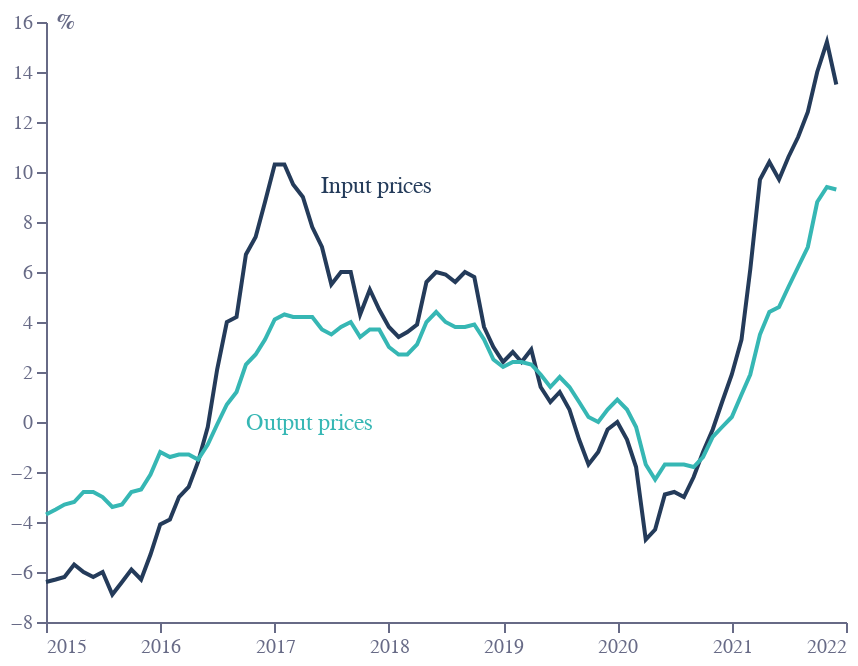

Source (notebook cell):
### Code cell
base = alt.Chart(f3).encode(
    x=alt.X(
        "date:T",
        sort=[],
        axis=alt.Axis(
            grid=False,
            title="",
            labelColor=colors["eco-gray"],
            titleColor=colors["eco-gray"],
            tickColor=colors["eco-gray"],
            domainColor=colors["eco-gray"],
            tickCount=10,
            orient="bottom",
            labelAngle=0,
        ),
    )
)
line1 = base.mark_line(color=colors["eco-blue"]).encode(
    y=alt.Y(
        "in:Q",
        sort=[],
        axis=alt.Axis(
            grid=False,
            title="%",
            titleX=5,
            titleY=5,
            titleBaseline="bottom",
            titleAngle=0,
            titleAlign="left",
            labelColor=colors["eco-gray"],
            titleColor=colors["eco-gray"],
            tickColor=colors["eco-gray"],
            domainColor=colors["eco-gray"],
        ),
    )
)
line2 = base.mark_line(color=colors["eco-turquiose"]).encode(y=alt.Y("out:Q", sort=[]))
label1 = (
    alt.Chart(
        pd.DataFrame({"x": "2017-11-22", "y": 9.5, "t": "Input prices"}, index=[0])
    )
    .mark_text(color=colors["eco-blue"], size=12)
    .encode(x="x:T", y=alt.Y("y:Q"), text="t:N")
)
label2 = (
    alt.Chart(
        pd.DataFrame({"x": "2017-04-22", "y": 0, "t": "Output prices"}, index=[0])
    )
    .mark_text(color=colors["eco-turquiose"], size=12)
    .encode(x="x:T", y=alt.Y("y:Q"), text="t:N")
)
layer1 = (
    ((line1 + line2 + label1 + label2).properties(height=300, width=400))
    .configure_view(stroke=None)
    .properties(title="")
)

layer1.save("visualisation/" + f + ".json")
layer1.save("visualisation/" + f + ".png")
open("README.md", "a").write(readme)
layer1

### Figure 1 — Vega-Lite specification as saved in the notebook (floating-point values rounded to 4 significant figures)
{"config": {"view": {"continuousWidth": 400, "continuousHeight": 300, "stroke": null}}, "layer": [{"mark": {"type": "line", "color": "#243B5A"}, "encoding": {"x": {"type": "temporal", "axis": {"domainColor": "#676A86", "grid": false, "labelAngle": 0, "labelColor": "#676A86", "orient": "bottom", "tickColor": "#676A86", "tickCount": 10, "title": "", "titleColor": "#676A86"}, "field": "date", "sort": []}, "y": {"type": "quantitative", "axis": {"domainColor": "#676A86", "grid": false, "labelColor": "#676A86", "tickColor": "#676A86", "title": "%", "titleAlign": "left", "titleAngle": 0, "titleBaseline": "bottom", "titleColor": "#676A86", "titleX": 5, "titleY": 5}, "field": "in", "sort": []}}}, {"mark": {"type": "line", "color": "#36B7B4"}, "encoding": {"x": {"type": "temporal", "axis": {"domainColor": "#676A86", "grid": false, "labelAngle": 0, "labelColor": "#676A86", "orient": "bottom", "tickColor": "#676A86", "tickCount": 10, "title": "", "titleColor": "#676A86"}, "field": "date", "sort": []}, "y": {"type": "quantitative", "field": "out", "sort": []}}}, {"data": {"name": "data-6d5bc08258e54cec74a0c9c5f9c385fb"}, "mark": {"type": "text", "color": "#243B5A", "size": 12}, "encoding": {"text": {"type": "nominal", "field": "t"}, "x": {"type": "temporal", "field": "x"}, "y": {"type": "quantitative", "field": "y"}}}, {"data": {"name": "data-8e0ab739ea56d0376f8d7f25567c7251"}, "mark": {"type": "text", "color": "#36B7B4", "size": 12}, "encoding": {"text": {"type": "nominal", "field": "t"}, "x": {"type": "temporal", "field": "x"}, "y": {"type": "quantitative", "field": "y"}}}], "data": {"name": "data-9498ad8c29e3247077333a2276777b72"}, "height": 300, "title": "", "width": 400, "$schema": "https://vega.github.io/schema/vega-lite/v4.8.1.json", "datasets": {"data-9498ad8c29e3247077333a2276777b72": [{"date": "2015-01-01 00:00:00", "out": -3.7, "in": -6.4}, {"date": "2015-02-01 00:00:00", "out": -3.5, "in": -6.3}, {"date": "2015-03-01 00:00:00", "out": -3.3, "in": -6.2}, {"date": "2015-04-01 00:00:00", "out": -3.2, "in": -5.7}, {"date": "2015-05-01 00:00:00", "out": -2.8, "in": -6.0}, {"date": "2015-06-01 00:00:00", "out": -2.8, "in": -6.2}, {"date": "2015-07-01 00:00:00", "out": -3.0, "in": -6.0}, {"date": "2015-08-01 00:00:00", "out": -3.4, "in": -6.9}, {"date": "2015-09-01 00:00:00", "out": -3.3, "in": -6.4}, {"date": "2015-10-01 00:00:00", "out": -2.8, "in": -5.9}, {"date": "2015-11-01 00:00:00", "out": -2.7, "in": -6.3}, {"date": "2015-12-01 00:00:00", "out": -2.1, "in": -5.3}, {"date": "2016-01-01 00:00:00", "out": -1.2, "in": -4.1}, {"date": "2016-02-01 00:00:00", "out": -1.4, "in": -3.9}, {"date": "2016-03-01 00:00:00", "out": -1.3, "in": -3.0}, {"date": "2016-04-01 00:00:00", "out": -1.3, "in": -2.6}, {"date": "2016-05-01 00:00:00", "out": -1.5, "in": -1.6}, {"date": "2016-06-01 00:00:00", "out": -0.9, "in": -0.2}, {"date": "2016-07-01 00:00:00", "out": -0.1, "in": 2.1}, {"date": "2016-08-01 00:00:00", "out": 0.7, "in": 4.0}, {"date": "2016-09-01 00:00:00", "out": 1.2, "in": 4.2}, {"date": "2016-10-01 00:00:00", "out": 2.3, "in": 6.7}, {"date": "2016-11-01 00:00:00", "out": 2.7, "in": 7.4}, {"date": "2016-12-01 00:00:00", "out": 3.3, "in": 8.8}, {"date": "2017-01-01 00:00:00", "out": 4.1, "in": 10.3}, {"date": "2017-02-01 00:00:00", "out": 4.3, "in": 10.3}, {"date": "2017-03-01 00:00:00", "out": 4.2, "in": 9.5}, {"date": "2017-04-01 00:00:00", "out": 4.2, "in": 9.0}, {"date": "2017-05-01 00:00:00", "out": 4.2, "in": 7.8}, {"date": "2017-06-01 00:00:00", "out": 3.7, "in": 7.0}, {"date": "2017-07-01 00:00:00", "out": 3.5, "in": 5.5}, {"date": "2017-08-01 00:00:00", "out": 3.8, "in": 6.0}, {"date": "2017-09-01 00:00:00", "out": 4.0, "in": 6.0}, {"date": "2017-10-01 00:00:00", "out": 3.4, "in": 4.3}, {"date": "2017-11-01 00:00:00", "out": 3.7, "in": 5.3}, {"date": "2017-12-01 00:00:00", "out": 3.7, "in": 4.5}, {"date": "2018-01-01 00:00:00", "out": 3.0, "in": 3.8}, {"date": "2018-02-01 00:00:00", "out": 2.7, "in": 3.4}, {"date": "2018-03-01 00:00:00", "out": 2.7, "in": 3.6}, {"date": "2018-04-01 00:00:00", "out": 3.1, "in": 3.9}, {"date": "2018-05-01 00:00:00", "out": 4.0, "in": 5.6}, {"date": "2018-06-01 00:00:00", "out": 4.4, "in": 6.0}, {"date": "2018-07-01 00:00:00", "out": 4.0, "in": 5.9}, {"date": "2018-08-01 00:00:00", "out": 3.8, "in": 5.6}, {"date": "2018-09-01 00:00:00", "out": 3.8, "in": 6.0}, {"date": "2018-10-01 00:00:00", "out": 3.9, "in": 5.8}, {"date": "2018-11-01 00:00:00", "out": 3.3, "in": 3.8}, {"date": "2018-12-01 00:00:00", "out": 2.5, "in": 3.0}, {"date": "2019-01-01 00:00:00", "out": 2.2, "in": 2.4}, {"date": "2019-02-01 00:00:00", "out": 2.4, "in": 2.8}, {"date": "2019-03-01 00:00:00", "out": 2.4, "in": 2.4}, {"date": "2019-04-01 00:00:00", "out": 2.3, "in": 2.9}, {"date": "2019-05-01 00:00:00", "out": 1.9, "in": 1.4}, {"date": "2019-06-01 00:00:00", "out": 1.4, "in": 0.8}, {"date": "2019-07-01 00:00:00", "out": 1.8, "in": 1.2}, {"date": "2019-08-01 00:00:00", "out": 1.4, "in": 0.5}, {"date": "2019-09-01 00:00:00", "out": 0.8, "in": -0.7}, {"date": "2019-10-01 00:00:00", "out": 0.2, "in": -1.7}, {"date": "2019-11-01 00:00:00", "out": 0.0, "in": -1.2}, {"date": "2019-12-01 00:00:00", "out": 0.5, "in": -0.3}, {"date": "2020-01-01 00:00:00", "out": 0.9, "in": 0.0}, {"date": "2020-02-01 00:00:00", "out": 0.5, "in": -0.7}, {"date": "2020-03-01 00:00:00", "out": -0.2, "in": -1.8}, {"date": "2020-04-01 00:00:00", "out": -1.7, "in": -4.7}, {"date": "2020-05-01 00:00:00", "out": -2.3, "in": -4.3}, {"date": "2020-06-01 00:00:00", "out": -1.7, "in": -2.9}, {"date": "2020-07-01 00:00:00", "out": -1.7, "in": -2.8}, {"date": "2020-08-01 00:00:00", "out": -1.7, "in": -3.0}, {"date": "2020-09-01 00:00:00", "out": -1.8, "in": -2.2}, {"date": "2020-10-01 00:00:00", "out": -1.4, "in": -1.2}, {"date": "2020-11-01 00:00:00", "out": -0.6, "in": -0.3}, {"date": "2020-12-01 00:00:00", "out": -0.2, "in": 0.8}, {"date": "2021-01-01 00:00:00", "out": 0.2, "in": 1.9}, {"date": "2021-02-01 00:00:00", "out": 1.1, "in": 3.3}, {"date": "2021-03-01 00:00:00", "out": 1.9, "in": 6.1}, {"date": "2021-04-01 00:00:00", "out": 3.5, "in": 9.7}, {"date": "2021-05-01 00:00:00", "out": 4.4, "in": 10.4}, {"date": "2021-06-01 00:00:00", "out": 4.6, "in": 9.7}, {"date": "2021-07-01 00:00:00", "out": 5.4, "in": 10.6}, {"date": "2021-08-01 00:00:00", "out": 6.2, "in": 11.4}, {"date": "2021-09-01 00:00:00", "out": 7.0, "in": 12.4}, {"date": "2021-10-01 00:00:00", "out": 8.8, "in": 14.0}, {"date": "2021-11-01 00:00:00", "out": 9.4, "in": 15.2}, {"date": "2021-12-01 00:00:00", "out": 9.3, "in": 13.5}, {"date": "2022-01-01", "out": null, "in": null}], "data-6d5bc08258e54cec74a0c9c5f9c385fb": [{"x": "2017-11-22", "y": 9.5, "t": "Input prices"}], "data-8e0ab739ea56d0376f8d7f25567c7251": [{"x": "2017-04-22", "y": 0, "t": "Output prices"}]}}
